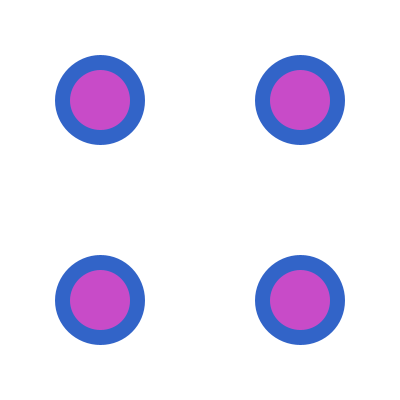
Frame 1 (no input)
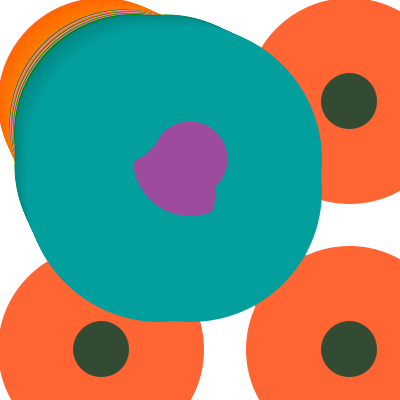
Frame 60 (the mouse pressed at the canvas centre just before this capture)
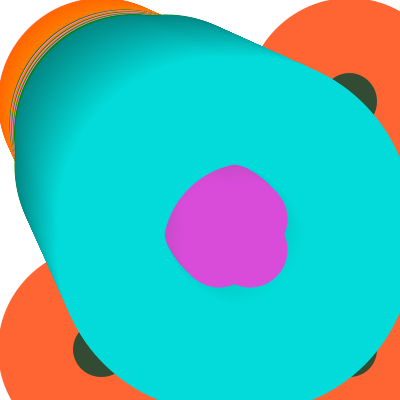
Frame 120 (the mouse held since frame 60 and released just before this capture)

The Processing sketch that drew these frames (run headless with seeded random() and noise(); from frame 60 on, the mouse is pressed at the canvas centre):

// Processing sketch: processing_40456
// ── processing_40456.pde

int circleQ=100;
int circleW=75;
int circleE=300;
int circleT=200;
int weight=15;
int fifty=50;

void setup() {
  size(400,400);
  background(255);
  smooth();
}

void draw(){
  stroke(fifty,circleQ,circleT);
  strokeWeight(weight);
  fill(circleT,circleW,circleT);
  ellipseMode(CENTER);
  ellipse(circleQ,circleQ,circleW,circleW);
  ellipse(circleE,circleE,circleW,circleW);
  ellipse(circleQ,circleE,circleW,circleW);
  ellipse(circleE,circleQ,circleW,circleW);
  circleQ=circleQ+1;
  circleE=circleE-1+fifty;
  circleT=circleE+2-circleQ;
  circleT=circleQ-fifty;
  fifty=circleE-weight;
  weight=circleQ+30;
  


}
